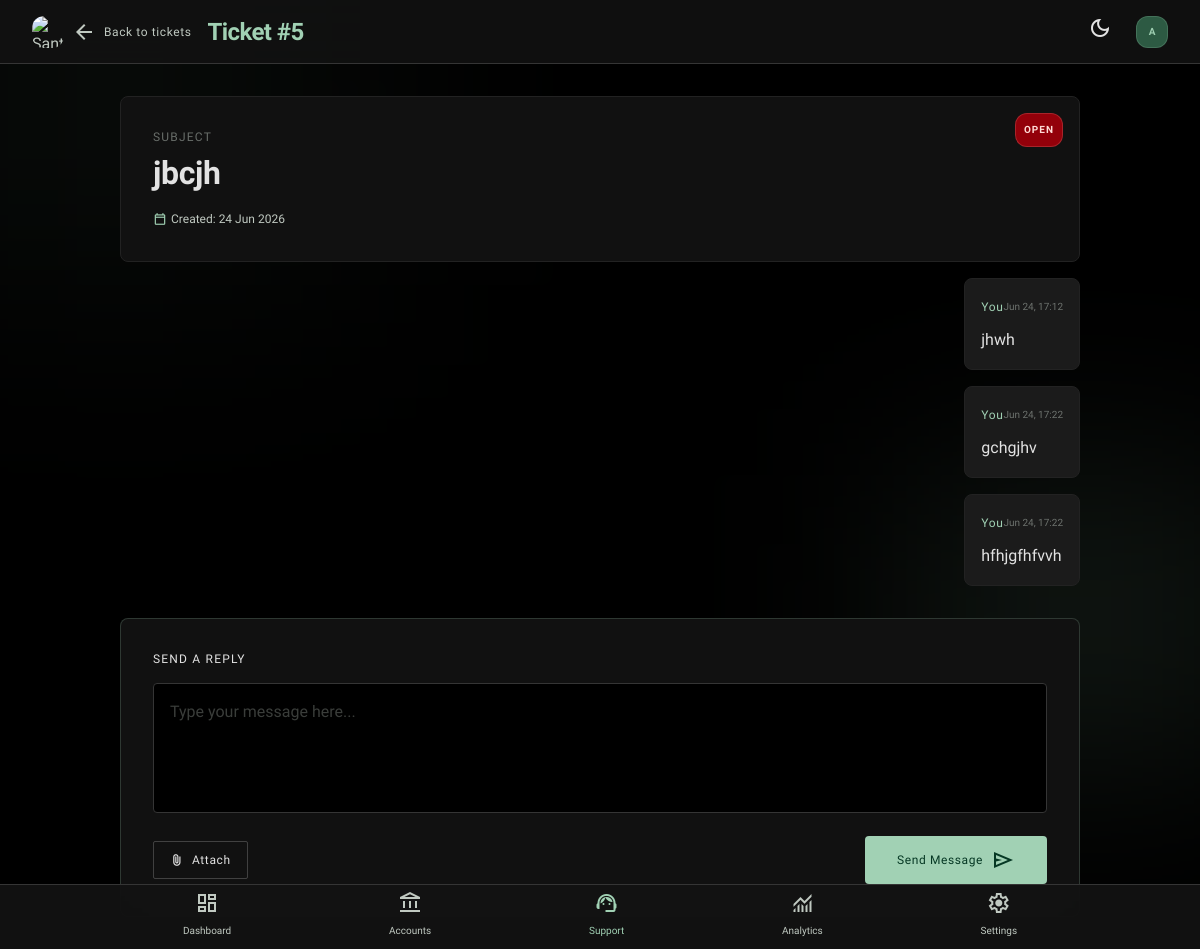
The app's page /support/5/ (signed in) with its own data.
### USDT/models.py (models this page shows, shortened)
class SupportTicket(models.Model):
    STATUS_CHOICES = (
        ('open', 'Open'),
        ('pending', 'Pending'),
        ('closed', 'Closed'),
    )
    user = models.ForeignKey(
        settings.AUTH_USER_MODEL,
        on_delete=models.CASCADE,
        related_name='support_tickets'
    )
    subject = models.CharField(max_length=255)
    status = models.CharField(
        max_length=20,
        choices=STATUS_CHOICES,
        default='open'
    )
    created_at = models.DateTimeField(auto_now_add=True)
    updated_at = models.DateTimeField(auto_now=True)

class User(AbstractUser):
    ROLE_CHOICES = (
        ('admin', 'Admin'),
        ('user', 'User'),
    )
    phone = models.CharField(max_length=20, blank=True)
    role = models.CharField(max_length=10, choices=ROLE_CHOICES, default='user')
    account_activated = models.BooleanField(default=False)
    date_of_birth = models.DateField(null=True, blank=True)
    address = models.TextField(blank=True)
    account_number = models.CharField(max_length=20, unique=True, blank=True)
    created_at = models.DateTimeField(auto_now_add=True)
    @property
    def is_admin_user(self):
        return self.role == 'admin'

class SupportMessage(models.Model):
    ticket = models.ForeignKey(
        SupportTicket,
        on_delete=models.CASCADE,
        related_name='messages'
    )
    sender = models.ForeignKey(
        settings.AUTH_USER_MODEL,
        on_delete=models.CASCADE
    )
    message = models.TextField()
    created_at = models.DateTimeField(auto_now_add=True)
    class Meta:
        ordering = ['created_at']

### USDT/views.py (the view, shortened to what this page needs)
# urls.py: path('support/<int:ticket_id>/', views.support_detail, name='support-detail'),
@login_required
def support_detail(request, ticket_id):
    ticket = get_object_or_404(SupportTicket, id=ticket_id, user=request.user)
    return render(request, 'user/support_detail.html', {
        'ticket': ticket
    })

### USDT/context_processors.py (called while the page is built)
def admin_counts(request):
    if request.user.is_authenticated and request.user.is_admin_user:
        return {
            'pending_activations_count': ActivationPayment.objects.filter(status='pending').count(),
            'pending_withdrawals_count': WithdrawalRequest.objects.filter(status='pending').count(),
            'open_tickets_count': SupportTicket.objects.filter(status='open').count(),
        }
    return {}

### USDT/templates/user/support_detail.html (shortened to what this page needs)
<!DOCTYPE html>
<html class="dark" lang="en"><head>
<script src="https://cdn.tailwindcss.com?plugins=forms,container-queries"></script>
<script id="tailwind-config">
        tailwind.config = {
            darkMode: "class",
            theme: {
                extend: {
                    "colors": {
                        "on-primary-fixed-variant": "#224f39",
                        "on-tertiary-fixed-variant": "#254f3a",
                        "on-secondary-fixed-variant": "#474746",
                        "inverse-primary": "#3a674f",
                        "tertiary": "#a4d1b6",
                        "on-background": "#e2e2e2",
                        "on-tertiary": "#0c3825",
                        "tertiary-fixed-dim": "#a4d1b6",
                        "surface-container-highest": "#353535",
                        "primary-fixed": "#bceecf",
                        "surface-variant": "#353535",
                        "surface-container-lowest": "#0e0e0e",
                        "secondary": "#c8c6c5",
                        "surface-container": "#1f1f1f",
                        "error-container": "#93000a",
                        "on-secondary": "#313030",
                        "tertiary-container": "#305944",
                        "inverse-surface": "#e2e2e2",
                        "inverse-on-surface": "#303030",
                        "on-error-container": "#ffdad6",
                        "surface": "#131313",
                        "secondary-container": "#474746",
                        "on-primary-fixed": "#002112",
                        "on-error": "#690005",
                        "on-primary-container": "#9fcfb2",
                        "outline-variant": "#414943",
                        "primary-fixed-dim": "#a1d1b4",
                        "surface-dim": "#131313",
                        "on-surface-variant": "#c0c9c1",
                        "on-tertiary-container": "#a1ceb3",
                        "error": "#ffb4ab",
                        "on-secondary-container": "#b7b5b4",
                        "background": "#131313",
                        "secondary-fixed": "#e5e2e1",
                        "surface-tint": "#a1d1b4",
                        "tertiary-fixed": "#bfedd1",
                        "primary": "#a1d1b4",
                        "secondary-fixed-dim": "#c8c6c5",
                        "outline": "#8b938c",
                        "on-secondary-fixed": "#1c1b1b",
                        "primary-container": "#2d5a43",
                        "on-surface": "#e2e2e2",
                        "surface-bright": "#393939",
                        "on-primary": "#063824",
                        "surface-container-low": "#1b1b1b",
                        "on-tertiary-fixed": "#002113",
                        "surface-container-high": "#2a2a2a"
                    },
                    "borderRadius": {
                        "DEFAULT": "0.125rem",
                        "lg": "0.25rem",
                        "xl": "0.5rem",
                        "full": "0.75rem"
                    },
                    "spacing": {
                        "container-padding": "24px",
                        "stack-lg": "32px",
                        "stack-sm": "4px",
                        "base": "8px",
                        "stack-md": "12px",
                        "gutter": "16px"
                    },
                    "fontFamily": {
                        "label-sm": ["Geist"],
                        "mono-data": ["Geist"],
                        "headline-xl": ["Hanken Grotesk"],
                        "headline-lg": ["Hanken Grotesk"],
                        "body-lg": ["Hanken Grotesk"],
                        "headline-md": ["Hanken Grotesk"],
                        "body-md": ["Hanken Grotesk"]
                    },
                    "fontSize": {
                        "label-sm": ["12px", {"lineHeight": "16px", "letterSpacing": "0.05em", "fontWeight": "500"}],
                        "mono-data": ["14px", {"lineHeight": "20px", "fontWeight": "400"}],
                        "headline-xl": ["48px", {"lineHeight": "56px", "letterSpacing": "-0.02em", "fontWeight": "700"}],
                        "headline-lg": ["32px", {"lineHeight": "40px", "letterSpacing": "-0.01em", "fontWeight": "600"}],
                        "body-lg": ["18px", {"lineHeight": "28px", "fontWeight": "400"}],
                        "headline-md": ["24px", {"lineHeight": "32px", "fontWeight": "600"}],
                        "body-md": ["16px", {"lineHeight": "24px", "fontWeight": "400"}]
                    }
                },
            },
        }
    </script>
  </head>
<body class="font-body-md text-body-md min-h-screen flex flex-col">
<header class="fixed top-0 right-0 left-0 z-30 flex justify-between items-center px-stack-lg h-16 bg-background/80 backdrop-blur-xl border-b border-surface-container-highest">
<div class="flex items-center gap-gutter">
<a class="flex items-center gap-base text-on-surface-variant hover:text-primary transition-colors" href="{% url 'support-list' %}">
<img alt="Santander Logo" class="w-8 h-8 rounded-full" src="https://lh3.googleusercontent.com/aida-public/AB6AXuDN3AnOVRPu8Dq2lIlwjMGQAPbGvyvBtdCgnW8BYisnHqX5LYiZgQMlW8iDBdhSriIRgHD_U8Qa3aYdLfdvepBU_7AKAZbzrRzMLjLoPsCT2z8p_muRKGxwjqxhnyi6eWPa8uYf2rtWQGhpYB6AFxNvxkvSX2AiI_C5y5QNEyP5VCNleFvuSyjwuINvZYKPtvUU28tuQAq8uge_Dw1lXUoBVVZ-9ob9PiJ1idZRO5VGlexFjB7A_0BhJFRNTeaXypJHp4EXdvP0GAg"/>
<span class="material-symbols-outlined">arrow_back</span>
<span class="font-label-sm text-label-sm hidden sm:inline">Back to tickets</span>
</a>
<h1 class="font-headline-md text-headline-md font-bold text-primary tracking-tight">Ticket #{{ ticket.id }}</h1>
</div>
<div class="flex items-center gap-gutter">
<button class="hover:bg-surface-container-high rounded-full p-2 transition-colors">
<span class="material-symbols-outlined">dark_mode</span>
</button>
<div class="w-8 h-8 rounded-full bg-primary-container flex items-center justify-center border border-primary/20">
<span class="text-[10px] font-bold text-on-primary-container">{{ request.user.username|first|upper }}</span>
</div>
</div>
</header>
<main class="flex-1 mt-16 pb-24 p-gutter md:p-stack-lg max-w-5xl mx-auto w-full">
<div class="obsidian-card rounded-xl p-gutter md:p-stack-lg mb-gutter relative overflow-hidden">
<div class="absolute top-0 right-0 p-gutter">
                {% if ticket.status == 'open' %}
                <span class="inline-flex items-center px-base py-1 rounded-full bg-error-container text-on-error-container text-[10px] font-bold uppercase tracking-widest border border-error/20">Open</span>
                {% elif ticket.status == 'pending' %}
                <span class="inline-flex items-center px-base py-1 rounded-full bg-amber-900/40 text-amber-200 text-[10px] font-bold uppercase tracking-widest border border-amber-500/20">Pending</span>
                {% else %}
                <span class="inline-flex items-center px-base py-1 rounded-full bg-surface-container-highest text-on-surface-variant text-[10px] font-bold uppercase tracking-widest border border-outline/20">Closed</span>
                {% endif %}
            </div>
<div class="space-y-base">
<div class="font-label-sm text-label-sm text-on-surface-variant/50 uppercase tracking-widest">Subject</div>
<h2 class="font-headline-lg text-headline-lg text-on-surface">{{ ticket.subject }}</h2>
<div class="flex flex-wrap gap-gutter pt-base">
<div class="flex items-center gap-stack-sm">
<span class="material-symbols-outlined text-primary text-sm">calendar_today</span>
<span class="text-on-surface-variant text-xs">Created: {{ ticket.created_at|date:"d M Y" }}</span>
</div>
</div>
</div>
</div>
<div class="space-y-gutter mb-stack-lg">
            {% for msg in ticket.messages.all %}
            <div class="flex {% if msg.sender == ticket.user %}justify-end{% else %}justify-start{% endif %}">
<div class="max-w-[85%] md:max-w-[70%] obsidian-card rounded-xl p-gutter {% if msg.sender == ticket.user %}bg-surface-container-low{% else %}bg-surface-container border-l-4 border-l-primary{% endif %}">
<div class="flex justify-between items-center mb-base">
<span class="font-label-sm text-label-sm text-primary">
                            {% if msg.sender == ticket.user %}You{% else %}Support Agent{% endif %}
                        </span>
<span class="text-[10px] text-on-surface-variant/50 font-mono-data">{{ msg.created_at|date:"M d, H:i" }}</span>
</div>
<p class="text-on-surface leading-relaxed text-body-md">
                        {{ msg.message|linebreaksbr }}
                    </p>
                </div>
</div>
            {% empty %}
            <div class="obsidian-card rounded-xl p-stack-lg text-center text-on-surface-variant text-sm">
                No messages yet.
            </div>
            {% endfor %}
        </div>
        {% if ticket.status != 'closed' %}
<div class="obsidian-card rounded-xl p-gutter md:p-stack-lg border-primary/20">
<h3 class="font-label-sm text-label-sm text-on-surface uppercase tracking-widest mb-gutter">Send a Reply</h3>
<form action="." class="space-y-gutter" method="post">
                <div class="relative">
<textarea class="w-full bg-black border border-surface-container-highest rounded-lg p-gutter text-on-surface focus:ring-2 focus:ring-primary/20 focus:border-primary outline-none transition-all resize-none placeholder:text-on-surface-variant/30" name="message" placeholder="Type your message here..." rows="4" required></textarea>
</div>
<div class="flex flex-col md:flex-row justify-between items-center gap-gutter">
<div class="flex gap-base w-full md:w-auto">
<button class="flex-1 md:flex-none flex items-center justify-center gap-base px-gutter py-base rounded border border-white/20 text-on-surface hover:bg-surface-container-high transition-colors text-label-sm font-label-sm" type="button">
<span class="material-symbols-outlined text-sm">attach_file</span>
                            Attach
                        </button>
</div>
<button class="w-full md:w-auto px-stack-lg py-stack-md bg-primary text-on-primary font-label-sm text-label-sm rounded-lg hover:brightness-110 active:scale-[0.98] transition-all flex items-center justify-center gap-base" type="submit">
                        Send Message
                        <span class="material-symbols-outlined">send</span>
</button>
</div>
</form>
</div>
        {% else %}
        <div class="obsidian-card rounded-xl p-stack-lg text-center text-on-surface-variant text-sm border-dashed">
            This ticket is closed.
        </div>
        {% endif %}
</main>
<footer class="fixed bottom-0 left-0 right-0 bg-background/90 backdrop-blur-xl border-t border-surface-container-highest z-50">
<nav class="h-16 flex items-center justify-around px-gutter max-w-5xl mx-auto">
<a class="flex flex-col items-center gap-1 text-on-surface-variant hover:text-primary transition-colors" href="{% url 'dashboard' %}">
<span class="material-symbols-outlined">dashboard</span>
<span class="text-[10px] font-medium">Dashboard</span>
</a>
<a class="flex flex-col items-center gap-1 text-on-surface-variant hover:text-primary transition-colors" href="{% url 'request-withdrawal' %}">
<span class="material-symbols-outlined">account_balance</span>
<span class="text-[10px] font-medium">Accounts</span>
</a>
<a class="flex flex-col items-center gap-1 text-primary" href="{% url 'support-list' %}">
<span class="material-symbols-outlined" style="font-variation-settings: 'FILL' 1;">support_agent</span>
<span class="text-[10px] font-medium">Support</span>
</a>
<a class="flex flex-col items-center gap-1 text-on-surface-variant hover:text-primary transition-colors" href="{% url 'notifications' %}">
<span class="material-symbols-outlined">monitoring</span>
<span class="text-[10px] font-medium">Analytics</span>
</a>
<a class="flex flex-col items-center gap-1 text-on-surface-variant hover:text-primary transition-colors" href="{% url 'profile' %}">
<span class="material-symbols-outlined">settings</span>
<span class="text-[10px] font-medium">Settings</span>
</a>
</nav>
</footer>
<div class="fixed inset-0 -z-10 pointer-events-none overflow-hidden">
<div class="absolute bottom-[20%] -right-[5%] w-[30%] h-[30%] bg-primary/10 rounded-full blur-[100px]"></div>
</div>
</body></html>

### USDT/templates/user/support_detail.html (style rules this page uses)
body { background-color: #000000; color: #e2e2e2; -webkit-font-smoothing: antialiased; }
.obsidian-card { background-color: #111111; border: 1px solid #222222; transition: border-color 0.3s ease; }
.material-symbols-outlined { font-variation-settings: 'FILL' 0, 'wght' 400, 'GRAD' 0, 'opsz' 24; }
body { min-height: max(884px, 100dvh); }

### records on screen
SupportTicket: id "5", subject "jbcjh", created_at "24 Jun 2026"
User: user.username|first "A"
SupportMessage: shows "You", created_at "Jun 24, 17:12", message "jhwh"
SupportMessage: shows "You", created_at "Jun 24, 17:22", message "gchgjhv"
SupportMessage: shows "You", created_at "Jun 24, 17:22", message "hfhjgfhfvvh"
